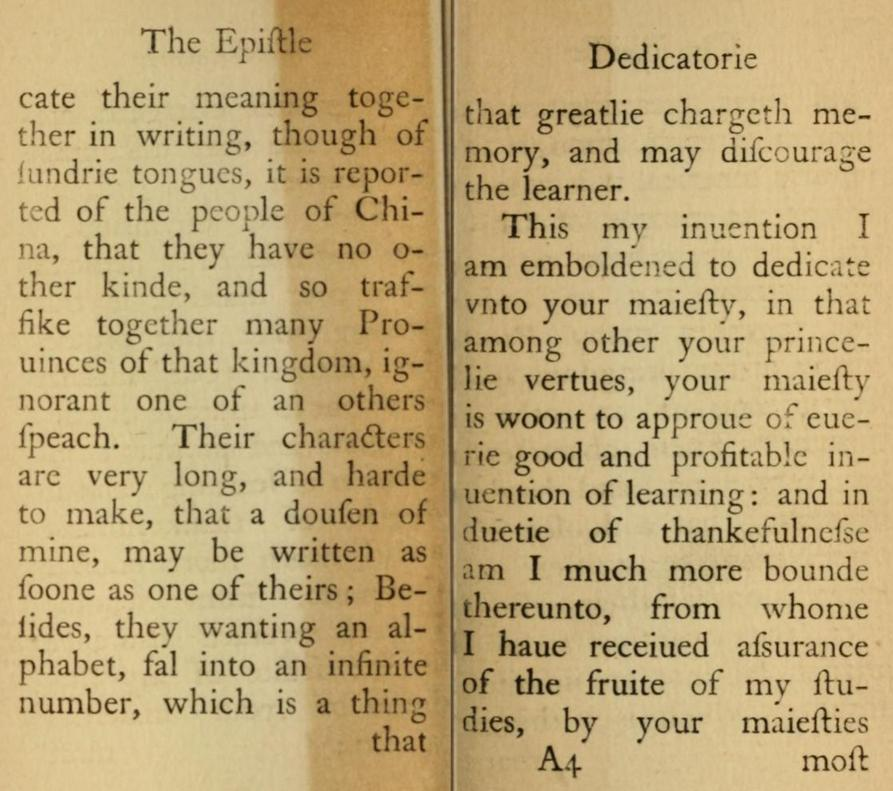
#> input picture old_page.jpg, 893 x 791 px
$ python old_page_simple_thres.py
#> lines starting #> are read from the running program, lines starting #| are printed output that depends on the picture; after the words box and inside, x2 and y2 are one past the last pixel; in counts of white or black regions, pixels touching at a corner belong together
import cv2
img=cv2.imread("old_page.jpg")
#> img is the input picture: shape (791, 893, 3); mean B, G, R 119.8, 167.3, 190
gray = cv2.cvtColor(img, cv2.COLOR_BGR2GRAY)
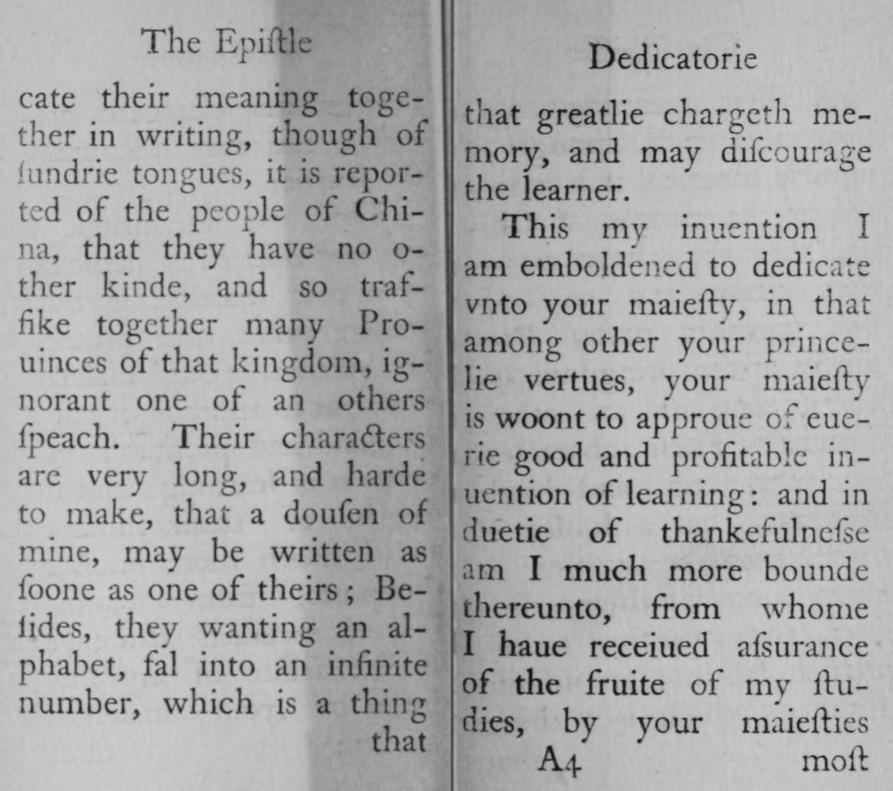
#> gray: shape (791, 893); min 12, max 215, mean 168.7
grayshow=cv2.imshow("GrayImage", gray)
cv2.waitKey(0)
gaussian_blur=cv2.GaussianBlur(gray,(7,7),20)
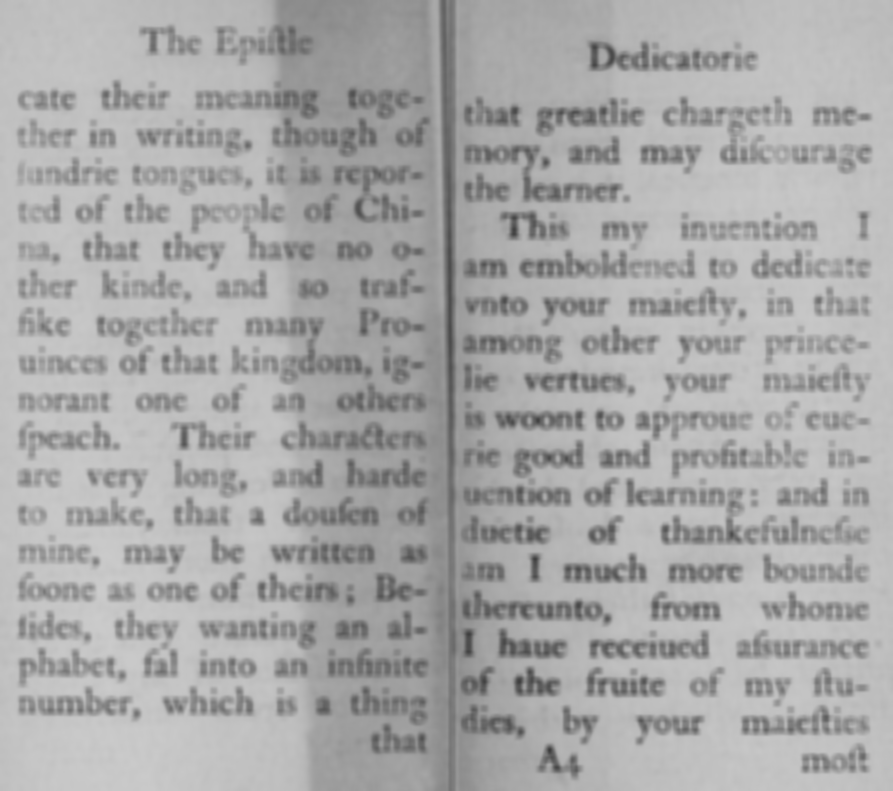
#> gaussian_blur: shape (791, 893); min 59, max 204, mean 168.7
cv2.imshow("GAUSSIAN BLUR",gaussian_blur)
cv2.waitKey(0)
value,simple_thres=cv2.threshold(gray, 125, 255, cv2.THRESH_BINARY_INV)
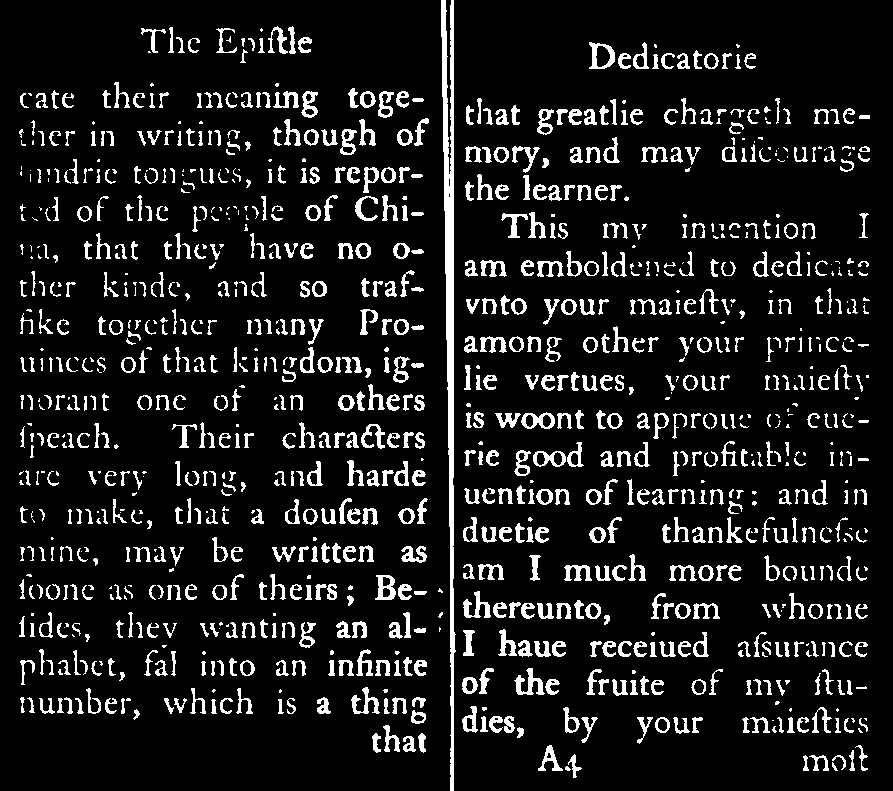
#> simple_thres: shape (791, 893); 10.9% white; 1102 white regions (270 under 20 px), largest, box (x1, y1, x2, y2) and area: (441, 0, 456, 791) 5059, (514, 668, 545, 695) 364, (463, 591, 491, 618) 321
cv2.imshow("SIMPLE THRESHOLD",simple_thres)
cv2.waitKey(0)
cv2.imwrite("old_page_simple_inv.jpg",simple_thres)
